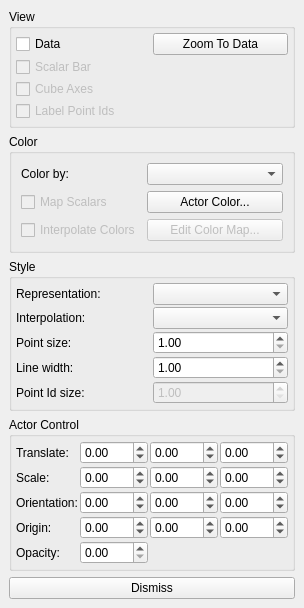
<ui version="4.0" >
 <author></author>
 <comment></comment>
 <exportmacro></exportmacro>
 <class>pqDisplayProxyEditor</class>
 <widget class="QWidget" name="pqDisplayProxyEditor" >
  <property name="geometry" >
   <rect>
    <x>0</x>
    <y>0</y>
    <width>271</width>
    <height>590</height>
   </rect>
  </property>
  <property name="windowTitle" >
   <string>Form</string>
  </property>
  <layout class="QGridLayout" >
   <property name="margin" >
    <number>9</number>
   </property>
   <property name="spacing" >
    <number>6</number>
   </property>
   <item row="3" column="0" >
    <widget class="QGroupBox" name="groupBox_3" >
     <property name="title" >
      <string>Actor Control</string>
     </property>
     <layout class="QGridLayout" >
      <property name="margin" >
       <number>4</number>
      </property>
      <property name="spacing" >
       <number>2</number>
      </property>
      <item row="2" column="0" >
       <widget class="QLabel" name="label_9" >
        <property name="text" >
         <string>Orientation:</string>
        </property>
       </widget>
      </item>
      <item row="3" column="1" >
       <widget class="QDoubleSpinBox" name="OriginX" >
        <property name="maximum" >
         <double>100</double>
        </property>
        <property name="minimum" >
         <double>-100</double>
        </property>
        <property name="singleStep" >
         <double>0.1</double>
        </property>
       </widget>
      </item>
      <item row="3" column="2" >
       <widget class="QDoubleSpinBox" name="OriginY" >
        <property name="maximum" >
         <double>100</double>
        </property>
        <property name="minimum" >
         <double>-100</double>
        </property>
        <property name="singleStep" >
         <double>0.1</double>
        </property>
       </widget>
      </item>
      <item row="0" column="0" >
       <widget class="QLabel" name="label_7" >
        <property name="text" >
         <string>Translate:</string>
        </property>
       </widget>
      </item>
      <item row="0" column="2" >
       <widget class="QDoubleSpinBox" name="TranslateY" >
        <property name="maximum" >
         <double>100</double>
        </property>
        <property name="minimum" >
         <double>-100</double>
        </property>
        <property name="singleStep" >
         <double>0.1</double>
        </property>
       </widget>
      </item>
      <item row="2" column="3" >
       <widget class="QDoubleSpinBox" name="OrientationZ" >
        <property name="maximum" >
         <double>180</double>
        </property>
        <property name="minimum" >
         <double>-180</double>
        </property>
        <property name="singleStep" >
         <double>5</double>
        </property>
       </widget>
      </item>
      <item row="0" column="3" >
       <widget class="QDoubleSpinBox" name="TranslateZ" >
        <property name="maximum" >
         <double>100</double>
        </property>
        <property name="minimum" >
         <double>-100</double>
        </property>
        <property name="singleStep" >
         <double>0.1</double>
        </property>
       </widget>
      </item>
      <item row="1" column="2" >
       <widget class="QDoubleSpinBox" name="ScaleY" >
        <property name="maximum" >
         <double>100</double>
        </property>
        <property name="minimum" >
         <double>-100</double>
        </property>
        <property name="singleStep" >
         <double>0.1</double>
        </property>
       </widget>
      </item>
      <item row="1" column="3" >
       <widget class="QDoubleSpinBox" name="ScaleZ" >
        <property name="maximum" >
         <double>100</double>
        </property>
        <property name="minimum" >
         <double>-100</double>
        </property>
        <property name="singleStep" >
         <double>0.1</double>
        </property>
       </widget>
      </item>
      <item row="0" column="1" >
       <widget class="QDoubleSpinBox" name="TranslateX" >
        <property name="maximum" >
         <double>100</double>
        </property>
        <property name="minimum" >
         <double>-100</double>
        </property>
        <property name="singleStep" >
         <double>0.1</double>
        </property>
       </widget>
      </item>
      <item row="2" column="2" >
       <widget class="QDoubleSpinBox" name="OrientationY" >
        <property name="maximum" >
         <double>180</double>
        </property>
        <property name="minimum" >
         <double>-180</double>
        </property>
        <property name="singleStep" >
         <double>5</double>
        </property>
       </widget>
      </item>
      <item row="1" column="1" >
       <widget class="QDoubleSpinBox" name="ScaleX" >
        <property name="maximum" >
         <double>100</double>
        </property>
        <property name="minimum" >
         <double>-100</double>
        </property>
        <property name="singleStep" >
         <double>0.1</double>
        </property>
       </widget>
      </item>
      <item row="1" column="0" >
       <widget class="QLabel" name="label_8" >
        <property name="text" >
         <string>Scale:</string>
        </property>
       </widget>
      </item>
      <item row="2" column="1" >
       <widget class="QDoubleSpinBox" name="OrientationX" >
        <property name="maximum" >
         <double>180</double>
        </property>
        <property name="minimum" >
         <double>-180</double>
        </property>
        <property name="singleStep" >
         <double>5</double>
        </property>
        <property name="value" >
         <double>0</double>
        </property>
       </widget>
      </item>
      <item row="3" column="0" >
       <widget class="QLabel" name="label_10" >
        <property name="text" >
         <string>Origin:</string>
        </property>
       </widget>
      </item>
      <item row="3" column="3" >
       <widget class="QDoubleSpinBox" name="OriginZ" >
        <property name="maximum" >
         <double>100</double>
        </property>
        <property name="minimum" >
         <double>-100</double>
        </property>
        <property name="singleStep" >
         <double>0.1</double>
        </property>
       </widget>
      </item>
      <item row="4" column="0" >
       <widget class="QLabel" name="label_11" >
        <property name="text" >
         <string>Opacity:</string>
        </property>
       </widget>
      </item>
      <item row="4" column="1" >
       <widget class="QDoubleSpinBox" name="Opacity" >
        <property name="maximum" >
         <double>1</double>
        </property>
        <property name="singleStep" >
         <double>0.1</double>
        </property>
       </widget>
      </item>
     </layout>
    </widget>
   </item>
   <item row="1" column="0" >
    <widget class="QGroupBox" name="groupBox" >
     <property name="title" >
      <string>Color</string>
     </property>
     <layout class="QGridLayout" >
      <property name="margin" >
       <number>9</number>
      </property>
      <property name="spacing" >
       <number>6</number>
      </property>
      <item row="1" column="0" >
       <widget class="QCheckBox" name="ColorMapScalars" >
        <property name="enabled" >
         <bool>false</bool>
        </property>
        <property name="text" >
         <string>Map Scalars</string>
        </property>
       </widget>
      </item>
      <item row="0" column="0" >
       <widget class="QLabel" name="label" >
        <property name="text" >
         <string>Color by:</string>
        </property>
       </widget>
      </item>
      <item row="2" column="0" >
       <widget class="QCheckBox" name="ColorInterpolateColors" >
        <property name="enabled" >
         <bool>false</bool>
        </property>
        <property name="text" >
         <string>Interpolate Colors</string>
        </property>
       </widget>
      </item>
      <item row="0" column="1" colspan="2" >
       <widget class="QComboBox" name="ColorBy" >
        <property name="enabled" >
         <bool>true</bool>
        </property>
       </widget>
      </item>
      <item row="2" column="1" colspan="2" >
       <widget class="QPushButton" name="ColorEditColorMap" >
        <property name="enabled" >
         <bool>false</bool>
        </property>
        <property name="text" >
         <string>Edit Color Map...</string>
        </property>
       </widget>
      </item>
      <item row="1" column="1" colspan="2" >
       <widget class="pqColorChooserButton" name="ColorActorColor" >
        <property name="enabled" >
         <bool>true</bool>
        </property>
        <property name="text" >
         <string>Actor Color...</string>
        </property>
       </widget>
      </item>
     </layout>
    </widget>
   </item>
   <item row="0" column="0" >
    <widget class="QGroupBox" name="ViewGroup" >
     <property name="title" >
      <string>View</string>
     </property>
     <property name="flat" >
      <bool>false</bool>
     </property>
     <property name="checkable" >
      <bool>false</bool>
     </property>
     <property name="checked" >
      <bool>false</bool>
     </property>
     <layout class="QGridLayout" >
      <property name="margin" >
       <number>4</number>
      </property>
      <property name="spacing" >
       <number>2</number>
      </property>
      <item row="0" column="1" >
       <widget class="QPushButton" name="ViewZoomToData" >
        <property name="enabled" >
         <bool>true</bool>
        </property>
        <property name="text" >
         <string>Zoom To Data</string>
        </property>
       </widget>
      </item>
      <item row="1" column="0" >
       <widget class="QCheckBox" name="ViewScalarBar" >
        <property name="enabled" >
         <bool>false</bool>
        </property>
        <property name="text" >
         <string>Scalar Bar</string>
        </property>
       </widget>
      </item>
      <item row="0" column="0" >
       <widget class="QCheckBox" name="ViewData" >
        <property name="text" >
         <string>Data</string>
        </property>
       </widget>
      </item>
      <item row="2" column="0" >
       <widget class="QCheckBox" name="ViewCubeAxes" >
        <property name="enabled" >
         <bool>false</bool>
        </property>
        <property name="text" >
         <string>Cube Axes</string>
        </property>
       </widget>
      </item>
      <item row="3" column="0" >
       <widget class="QCheckBox" name="ViewLabelPointIds" >
        <property name="enabled" >
         <bool>false</bool>
        </property>
        <property name="text" >
         <string>Label Point Ids</string>
        </property>
       </widget>
      </item>
      <item rowspan="3" row="1" column="1" >
       <spacer>
        <property name="orientation" >
         <enum>Qt::Vertical</enum>
        </property>
        <property name="sizeHint" >
         <size>
          <width>20</width>
          <height>40</height>
         </size>
        </property>
       </spacer>
      </item>
     </layout>
    </widget>
   </item>
   <item row="2" column="0" >
    <widget class="QGroupBox" name="groupBox_2" >
     <property name="title" >
      <string>Style</string>
     </property>
     <layout class="QGridLayout" >
      <property name="margin" >
       <number>4</number>
      </property>
      <property name="spacing" >
       <number>2</number>
      </property>
      <item row="2" column="0" >
       <widget class="QLabel" name="label_4" >
        <property name="text" >
         <string>Point size:</string>
        </property>
       </widget>
      </item>
      <item row="0" column="0" >
       <widget class="QLabel" name="label_2" >
        <property name="text" >
         <string>Representation:</string>
        </property>
        <property name="alignment" >
         <set>Qt::AlignLeading|Qt::AlignLeft|Qt::AlignVCenter</set>
        </property>
       </widget>
      </item>
      <item row="4" column="0" >
       <widget class="QLabel" name="label_6" >
        <property name="text" >
         <string>Point Id size:</string>
        </property>
       </widget>
      </item>
      <item row="1" column="0" >
       <widget class="QLabel" name="label_3" >
        <property name="text" >
         <string>Interpolation:</string>
        </property>
       </widget>
      </item>
      <item row="3" column="0" >
       <widget class="QLabel" name="label_5" >
        <property name="text" >
         <string>Line width:</string>
        </property>
       </widget>
      </item>
      <item row="0" column="1" >
       <widget class="QComboBox" name="StyleRepresentation" />
      </item>
      <item row="1" column="1" >
       <widget class="QComboBox" name="StyleInterpolation" />
      </item>
      <item row="2" column="1" >
       <widget class="QDoubleSpinBox" name="StylePointSize" >
        <property name="maximum" >
         <double>100</double>
        </property>
        <property name="minimum" >
         <double>1</double>
        </property>
       </widget>
      </item>
      <item row="3" column="1" >
       <widget class="QDoubleSpinBox" name="StyleLineWidth" >
        <property name="maximum" >
         <double>100</double>
        </property>
        <property name="minimum" >
         <double>1</double>
        </property>
       </widget>
      </item>
      <item row="4" column="1" >
       <widget class="QDoubleSpinBox" name="StylePointIdSize" >
        <property name="enabled" >
         <bool>false</bool>
        </property>
        <property name="maximum" >
         <double>100</double>
        </property>
        <property name="minimum" >
         <double>1</double>
        </property>
       </widget>
      </item>
     </layout>
    </widget>
   </item>
   <item row="4" column="0" >
    <widget class="QPushButton" name="DismissButton" >
     <property name="toolTip" >
      <string>&lt;html>&lt;head>&lt;meta name="qrichtext" content="1" />&lt;/head>&lt;body style=" white-space: pre-wrap; font-family:Sans Serif; font-size:9pt; font-weight:400; font-style:normal; text-decoration:none;">&lt;p style=" margin-top:0px; margin-bottom:0px; margin-left:0px; margin-right:0px; -qt-block-indent:0; text-indent:0px;">Close the dialog&lt;/p>&lt;/body>&lt;/html></string>
     </property>
     <property name="text" >
      <string>Dismiss</string>
     </property>
    </widget>
   </item>
  </layout>
 </widget>
 <pixmapfunction></pixmapfunction>
 <customwidgets>
  <customwidget>
   <class>pqColorChooserButton</class>
   <extends>QPushButton</extends>
   <header>pqColorChooserButton.h</header>
   <container>0</container>
   <pixmap></pixmap>
  </customwidget>
 </customwidgets>
 <tabstops>
  <tabstop>ViewData</tabstop>
  <tabstop>ViewZoomToData</tabstop>
  <tabstop>ViewScalarBar</tabstop>
  <tabstop>ViewCubeAxes</tabstop>
  <tabstop>ViewLabelPointIds</tabstop>
  <tabstop>ColorBy</tabstop>
  <tabstop>ColorMapScalars</tabstop>
  <tabstop>ColorActorColor</tabstop>
  <tabstop>ColorInterpolateColors</tabstop>
  <tabstop>ColorEditColorMap</tabstop>
  <tabstop>StyleRepresentation</tabstop>
  <tabstop>StyleInterpolation</tabstop>
  <tabstop>StylePointSize</tabstop>
  <tabstop>StyleLineWidth</tabstop>
  <tabstop>StylePointIdSize</tabstop>
  <tabstop>TranslateX</tabstop>
  <tabstop>TranslateY</tabstop>
  <tabstop>TranslateZ</tabstop>
  <tabstop>ScaleX</tabstop>
  <tabstop>ScaleY</tabstop>
  <tabstop>ScaleZ</tabstop>
  <tabstop>OrientationX</tabstop>
  <tabstop>OrientationY</tabstop>
  <tabstop>OrientationZ</tabstop>
  <tabstop>OriginX</tabstop>
  <tabstop>OriginY</tabstop>
  <tabstop>OriginZ</tabstop>
  <tabstop>Opacity</tabstop>
 </tabstops>
 <resources/>
 <connections/>
</ui>
